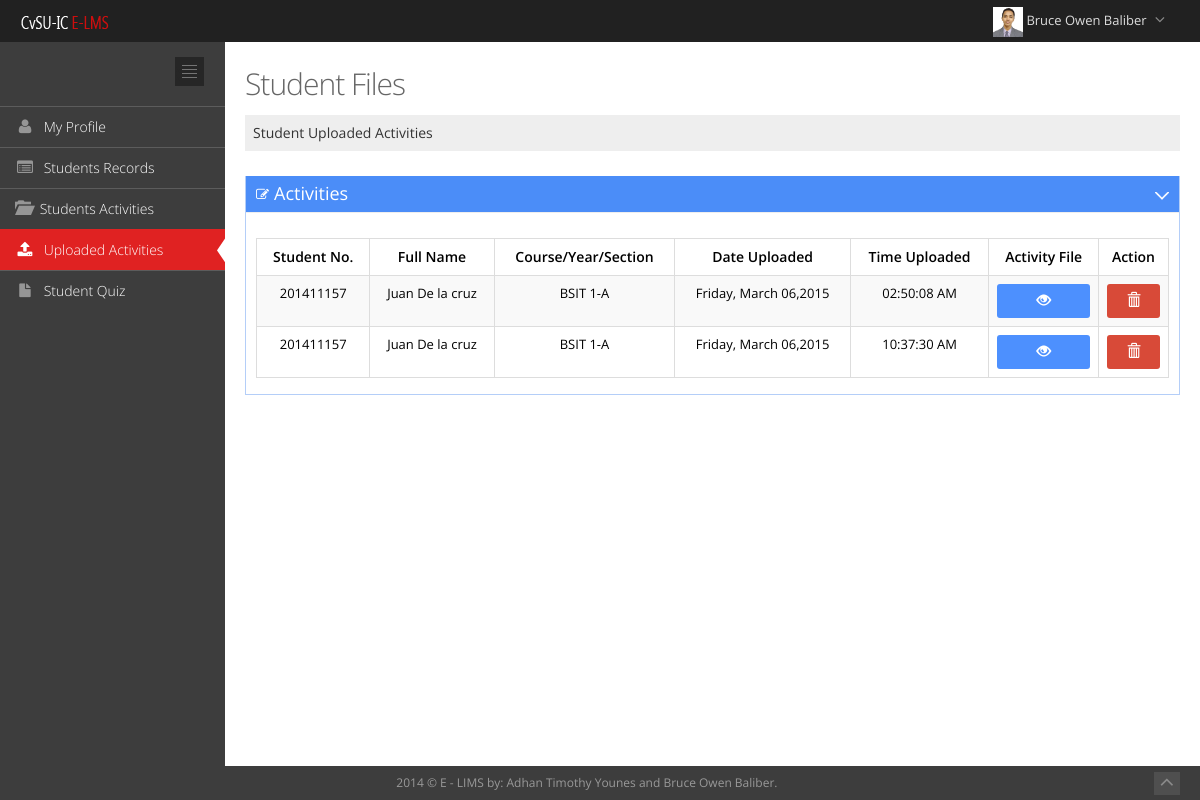
Page /instructors/student_files.php (signed in) on the committed database.
### tables this page shows
CREATE TABLE IF NOT EXISTS `users` (
  `id` int(10) NOT NULL,
  `fullname` varchar(250) NOT NULL,
  `firstname` varchar(250) NOT NULL,
  `lastname` varchar(250) NOT NULL,
  `email` varchar(250) NOT NULL,
  `username` varchar(200) DEFAULT NULL,
  `password` varchar(200) DEFAULT NULL,
  `level` varchar(200) NOT NULL,
  `status` varchar(250) NOT NULL,
  `mobile` varchar(200) NOT NULL,
  `profilepic` varchar(250) NOT NULL,
  `gender` varchar(250) NOT NULL,
  `address` varchar(250) NOT NULL,
  `verification_code` varchar(250) NOT NULL,
  `logging` varchar(200) NOT NULL
);

CREATE TABLE IF NOT EXISTS `file_activity` (
  `id` int(100) NOT NULL,
  `student_id` varchar(200) NOT NULL,
  `instructor_id` varchar(200) NOT NULL,
  `name` varchar(200) NOT NULL,
  `course_section` varchar(200) NOT NULL,
  `activity` varchar(500) NOT NULL,
  `time` varchar(200) NOT NULL,
  `date` varchar(200) NOT NULL
);

### instructors/student_files.php (the view, shortened to what this page needs)
<?php
$id1=$_SESSION['timkey'];
$query=mysql_query("select * from users where id='$id1' ");
if($num=mysql_num_rows($query)>0)
{
$row=mysql_fetch_assoc($query);
$firstname=$row['firstname'];
$lastname=$row['lastname'];
$image=$row['profilepic'];
}
else
{
header("location: ../index.php?Unauthorize_access!");
}
?>
<!DOCTYPE html>
<html lang="en" class="no-js">
<head>
<link href="../template/assets/plugins/font-awesome/css/font-awesome.min.css" rel="stylesheet" type="text/css"/>
<link href="../template/assets/plugins/bootstrap/css/bootstrap.min.css" rel="stylesheet" type="text/css"/>
<link href="../template/assets/plugins/uniform/css/uniform.default.css" rel="stylesheet" type="text/css"/>
<link rel="stylesheet" type="text/css" href="../template/assets/plugins/select2/select2.css"/>
<link rel="stylesheet" type="text/css" href="../template/assets/plugins/select2/select2-metronic.css"/>
<link rel="stylesheet" href="../template/assets/plugins/data-tables/DT_bootstrap.css"/>
<link href="../template/assets/plugins/bootstrap-modal/css/bootstrap-modal-bs3patch.css" rel="stylesheet" type="text/css"/>
<link href="../template/assets/plugins/bootstrap-modal/css/bootstrap-modal.css" rel="stylesheet" type="text/css"/>
<link href="../template/assets/css/style-metronic.css" rel="stylesheet" type="text/css"/>
<link href="../template/assets/css/style.css" rel="stylesheet" type="text/css"/>
<link href="../template/assets/css/style-responsive.css" rel="stylesheet" type="text/css"/>
<link href="../template/assets/css/plugins.css" rel="stylesheet" type="text/css"/>
<link href="../template/assets/css/themes/default.css" rel="stylesheet" type="text/css" id="style_color"/>
<link href="../template/assets/css/custom.css" rel="stylesheet" type="text/css"/>
</head>
<body class="page-header-fixed">
<div class="header navbar navbar-fixed-top">
<div class="header-inner">
<a class="navbar-brand" href="student_records.php">
<img src="../template/assets/img/cvsu_logo_small.png" alt="logo" class="img-responsive"/>
</a>
<ul class="nav navbar-nav pull-right">
<li class="dropdown" id="header_notification_bar">
<li class="dropdown user">
<a href="#" class="dropdown-toggle" data-toggle="dropdown" data-hover="dropdown" data-close-others="true">
<img alt="" class= "imgs" src="images/profilepic/<?php echo $image; ?>"/>
<span class="username">
<?php echo $firstname." ".$lastname;?>
</span>
<i class="fa fa-angle-down"></i>
</a>
</li>
</ul>
</div>
</div>
<div class="page-container">
<div class="page-sidebar-wrapper">
<div class="page-sidebar navbar-collapse collapse">
<ul class="page-sidebar-menu" data-auto-scroll="true" data-slide-speed="200">
<li class="sidebar-toggler-wrapper margin-bottom-20">
<div class="sidebar-toggler hidden-phone">
</div>
</li>
<li class="tooltips" data-container="body" data-placement="right" data-html="true" data-original-title="Manage your own account">
<a href="myprofile.php">
<i class="fa fa-user"></i>
<span class="title">
My Profile
</span>
</a>
</li>
<li class="tooltips" data-container="body" data-placement="right" data-html="true" data-original-title="View All Student Records">
<a href="student_records.php">
<i class="fa fa-list-alt"></i>
<span class="title">
Students Records
</span>
</a>
</li>
<li class="tooltips" data-container="body" data-placement="right" data-html="true" data-original-title="View All Student Records">
<a href="student_activities.php">
<i class="glyphicon glyphicon-folder-open"></i>
<span class="title">
Students Activities
</span>
</a>
</li>
<li class="tooltips active" data-container="body" data-placement="right" data-html="true" data-original-title="View All Student Activities">
<a href="student_files.php">
<i class="fa fa-upload"></i>
<span class="title">
Uploaded Activities
</span>
<span class="selected">
</span>
</a>
</li>
<li class="tooltips" data-container="body" data-placement="right" data-html="true" data-original-title="View Quiz Records">
<a href="student_quiz.php">
<i class="fa fa-file"></i>
<span class="title">
Student Quiz
</span>
</a>
</li>
</div>
</div>
<div class="page-content-wrapper">
<div class="page-content">
<div class="row">
<div class="col-md-12">
<h3 class="page-title">
Student Files<small></small>
</h3>
<ul class="page-breadcrumb breadcrumb">
<li>
<a href="student_files.php">
Student Uploaded Activities
</a>
</li>
</ul>
</div>
</div>
<div class="row">
<div class="col-md-12">
<div class="portlet box blue">
<div class="portlet-title">
<div class="caption">
<i class="fa fa-edit"></i>Activities
</div>
<div class="tools">
<a href="javascript:;" class="collapse">
</a>
</div>
</div>
<div class="portlet-body">
<table class='table table-striped table-hover table-bordered' id='sample_editable_1'>
<thead>
<tr>
<th class='center'>
Student No.
</th>
<th class='center'>
Full Name
</th>
<th class='center'>
Course/Year/Section
</th>
<th class='center'>
Date Uploaded
</th>
<th class='center'>
Time Uploaded
</th>
<th class='center'>
Activity File
</th>
<th class='center'>
Action
</th>
</tr>
</thead>
<tbody>
<?php
$query=mysql_query("select * from file_activity where instructor_id='$id1'")or die(mysql_error());
if($num=mysql_num_rows($query)>0)
{
while($rows=mysql_fetch_assoc($query))
{
$code=$rows['id'];
?>
<tr>
<td class='center'>
<?php echo $rows['student_id'];?>
</td>
<td class='center'>
<?php echo $rows['name'];?>
</td>
<td class='center'>
<?php echo $rows['course_section'];?>
</td>
<td class='center'>
<?php echo $rows['date'];?>
</td>
<td class='center'>
<?php echo $rows['time'];?>
</td>
<td class='center'>
<a href="#ids<?php echo $code;?>" data-toggle="modal" class="btn blue tooltips" title="View Activity">
	<i class='glyphicon glyphicon-eye-open'></i></a>
</td>
<td class='center'>
<a href="#id<?php echo $code;?>" data-toggle="modal" class="btn red tooltips" title="Delete Student's data">
<i class='glyphicon glyphicon-trash'></i></a>
</td>
</tr>
<?php
}
}
?>
</tbody>
</table>
</div>
</div>
</div>
</div>
</div>
</div>
</div>
<div class="footer">
<div class="footer-inner">
2014 &copy; E - LIMS by: Adhan Timothy Younes and Bruce Owen Baliber.
</div>
<div class="footer-tools">
<span class="go-top">
<i class="fa fa-angle-up"></i>
</span>
</div>
</div>
</body>
</html>

### template/assets/css/style-metronic.css (style rules this page uses)
div, input, select, textarea, span, img, table, td, th, p, a, button, ul, code, pre, li { -webkit-border-radius: 0 !important; -moz-border-radius: 0 !important; border-radius: 0 !important; }
.btn { width: 100%; border-width: 0; padding: 7px 14px; font-size: 14px; display: inline-block; outline: none !important; -webkit-box-shadow: none !important; -moz-box-shadow: none !important; box-shadow: none !important; -webkit-border-radius: 0px !important; -moz-border-radius: 0px !important; border-radius: 3px !important; text-shadow: none; }
.btn.red { color: white; text-shadow: none; background-color: #d84a38; }
.btn.blue { color: white; text-shadow: none; background-color: #4d90fe; }
.btn > i { font-size: 14px; }
.table thead > tr > th { border-bottom: 0; }

### template/assets/css/style-responsive.css (style rules this page uses)
.center { text-align: center; }
@media (min-width: 992px) { .page-sidebar { width: 225px; float: left; position: relative; margin-right: -100%; } }
@media (min-width: 992px) { .page-sidebar.navbar-collapse { max-height: none !important; } }
@media (min-width: 992px) { .page-content-wrapper { float: left; width: 100%; } }
@media (min-width: 992px) { .page-content { margin-left: 225px; margin-top: 0px; min-height: 600px; padding: 25px 20px 20px 20px; } }
@media (min-width: 992px) { .footer { clear: left; } }

### template/assets/css/themes/default.css (style rules this page uses)
body { background-color: #3d3d3d !important; }
.header { filter: none !important; background-image: none !important; background-color: #212121 !important; }
.header .navbar-nav li.dropdown .dropdown-toggle i { color: #8a8a8a !important; }
.page-sidebar { background-color: #3d3d3d; }
ul.page-sidebar-menu > li > a { border-top: 1px solid #5c5c5c !important; color: #ffffff !important; }
ul.page-sidebar-menu > li:last-child > a { border-bottom: 1px solid transparent !important; }
ul.page-sidebar-menu > li a i { color: #969696; }
ul.page-sidebar-menu > li.active > a { background: #e02222 !important; border-top-color: transparent !important; color: #ffffff; }
ul.page-sidebar-menu > li.active > a i { color: #ffffff; }
.sidebar-toggler { background-image: url(../../img/sidebar-toggler.jpg); background-color: #242424; }
.footer .footer-inner { color: #999999; }
.footer .footer-tools .go-top { background-color: #4f4f4f; }
.footer .footer-tools .go-top i { color: #8a8a8a; }

### rows in the picture
users: profilepic (picture), firstname "Bruce Owen", lastname "Baliber"
file_activity: student "201411157", name "Juan De la cruz", course_section "BSIT 1-A", date "Friday, March 06,2015", time "02:50:08 AM"
file_activity: student "201411157", name "Juan De la cruz", course_section "BSIT 1-A", date "Friday, March 06,2015", time "10:37:30 AM"
